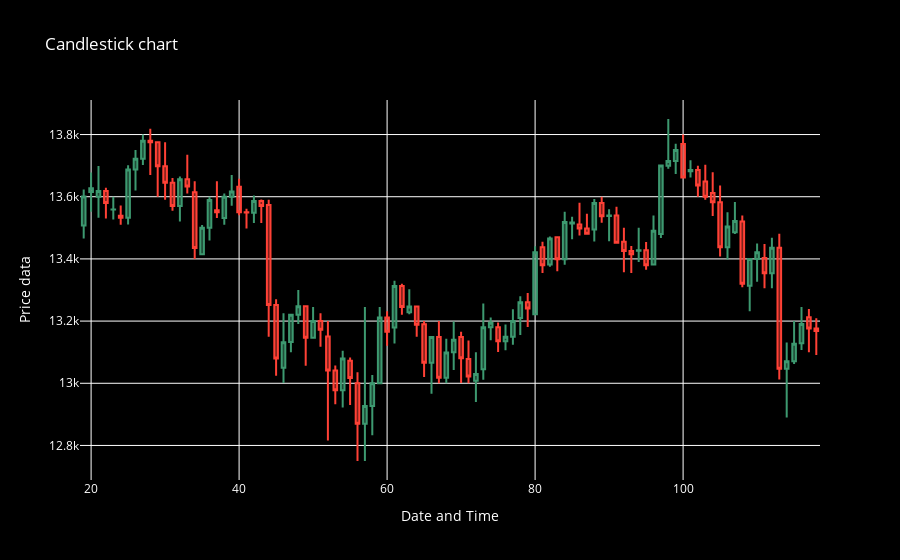

Source (notebook cell):
### Code cell
plot_candlestick_chart(df_15m,num_candles=100)
